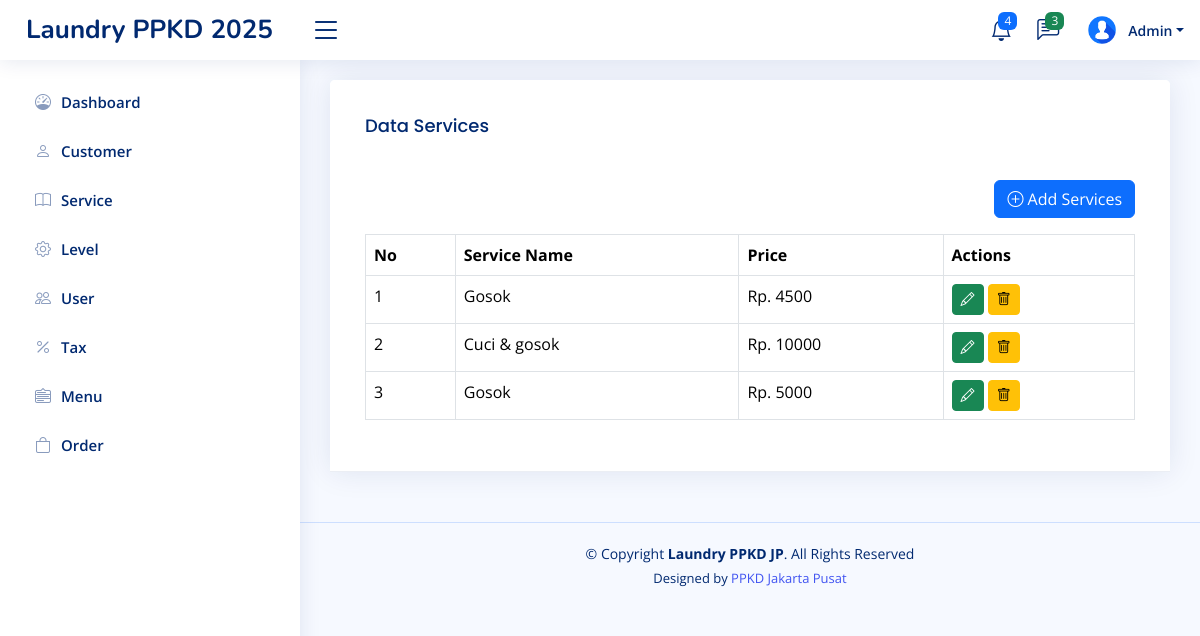
The page /home.php?page=service (signed in) on the database its author committed.
### tables this page shows
CREATE TABLE `level_menus` (
  `id` int(11) NOT NULL,
  `level_id` int(11) NOT NULL,
  `menu_id` int(11) NOT NULL,
  `created_at` timestamp NOT NULL DEFAULT current_timestamp(),
  `updated_at` timestamp NULL DEFAULT NULL ON UPDATE current_timestamp()
);

CREATE TABLE `menus` (
  `id` int(11) NOT NULL,
  `name` varchar(30) NOT NULL,
  `icon` varchar(30) NOT NULL,
  `link` varchar(30) NOT NULL,
  `order` int(11) NOT NULL,
  `created_at` timestamp NOT NULL DEFAULT current_timestamp(),
  `updated_at` timestamp NULL DEFAULT NULL ON UPDATE current_timestamp()
);

CREATE TABLE `services` (
  `id` int(11) NOT NULL,
  `name` varchar(50) NOT NULL,
  `price` int(11) NOT NULL,
  `description` text NOT NULL,
  `created_at` timestamp NOT NULL DEFAULT current_timestamp(),
  `updated_at` timestamp NULL DEFAULT NULL ON UPDATE current_timestamp()
);

### pages/service.php (the view, shortened to what this page needs)
<?php
$q_services = mysqli_query($config, "SELECT  * FROM services ORDER BY id DESC");
$services = mysqli_fetch_all($q_services, MYSQLI_ASSOC);
?>
<!DOCTYPE html>
<html lang="en">
<head>
</head>
<body>
    <div class="row">
        <div class="col-sm-12">
            <div class="card">
                <div class="card-header">
                    <div class="card-body">
                        <h3 class="card-title">Data Services</h3>
                    </div>
                    <div class="card-body">
                        <div class="d-flex mb-3 justify-content-end">
                            <a href="?page=tambah-service" class="btn btn-primary">
                                <i class="bi bi-plus-circle"></i> Add Services
                            </a>
                        </div>
                        <table class="table table-bordered">
                            <tr>
                                <th>No</th>
                                <th>Service Name</th>
                                <th>Price</th>
                                <th>Actions</th>
                            </tr>
                            <?php
                            foreach ($services as $key => $service) {
                            ?>
                                <tr>
                                    <td><?php echo $key + 1 ?></td>
                                    <td><?php echo $service['name'] ?></td>
                                    <td>Rp. <?php echo $service['price'] ?></td>
                                    <td>
                                        <a class="btn btn-success btn-sm"
                                            href="?page=tambah-service&edit=<?= $service['id'] ?>">
                                            <i class="bi bi-pencil"></i>
                                        </a>
                                        <form class="d-inline" action="?page=service&delete=<?= $service['id'] ?>"
                                            method="post" onclick="return confirm('Are you sure you want to delete?')">
                                            <button type="submit" class="btn btn-warning btn-sm">
                                                <i class="bi bi-trash"></i>
                                            </button>
                                        </form>
                                    </td>
                                </tr>
                            <?php
                            }
                            ?>
                        </table>
                    </div>
                </div>
            </div>
        </div>
    </div>
</body>
</html>

### inc/sidebar.php
<?php
$level_id = $_SESSION['LEVEL_ID'] ?? '';
$querylevelMenu = mysqli_query($config, "SELECT * FROM menus JOIN level_menus ON menus.id = level_menus.menu_id WHERE level_id = '$level_id' ORDER BY `order` ASC");
$rowLevelMenus = mysqli_fetch_all($querylevelMenu, MYSQLI_ASSOC);
?>
<aside id="sidebar" class="sidebar">
    <ul class="sidebar-nav" id="sidebar-nav">
        <?php foreach ($rowLevelMenus as $rowLevelMenu): ?>
            <li class="nav-item">
                <a class="nav-link collapsed" href="?page=<?= $rowLevelMenu['link'] ?>">
                    <i class="<?= $rowLevelMenu['icon'] ?>"></i>
                    <span><?= $rowLevelMenu['name'] ?></span>
                </a>
            </li>
        <?php endforeach ?>
</aside>

### assets/css/style.css (style rules this page uses)
:root { scroll-behavior: smooth; }
body { font-family: "Open Sans", sans-serif; background: #f6f9ff; color: #444444; }
a { color: #4154f1; text-decoration: none; }
h1, h2, h3, h4, h5, h6 { font-family: "Nunito", sans-serif; }
.card { margin-bottom: 30px; border: none; border-radius: 5px; box-shadow: 0px 0 30px rgba(1, 41, 112, 0.1); }
.card-header, .card-footer { border-color: #ebeef4; background-color: #fff; color: #798eb3; padding: 15px; }
.card-title { padding: 20px 0 15px 0; font-size: 18px; font-weight: 500; color: #012970; font-family: "Poppins", sans-serif; }
.card-body { padding: 0 20px 20px 20px; }
.sidebar { position: fixed; top: 60px; left: 0; bottom: 0; width: 300px; z-index: 996; transition: all 0.3s; padding: 20px; overflow-y: auto; scrollbar-width: thin; scrollbar-color: #aab7cf transparent; box-shadow: 0px 0px 20px rgba(1, 41, 112, 0.1); background-color: #fff; }
.sidebar-nav { padding: 0; margin: 0; list-style: none; }
.sidebar-nav li { padding: 0; margin: 0; list-style: none; }
.sidebar-nav .nav-item { margin-bottom: 5px; }
.sidebar-nav .nav-link { display: flex; align-items: center; font-size: 15px; font-weight: 600; color: #4154f1; transition: 0.3; background: #f6f9ff; padding: 10px 15px; border-radius: 4px; }
.sidebar-nav .nav-link i { font-size: 16px; margin-right: 10px; color: #4154f1; }
.sidebar-nav .nav-link.collapsed { color: #012970; background: #fff; }
.sidebar-nav .nav-link.collapsed i { color: #899bbd; }

### rows shown on the page
level_menus: menu.name "Dashboard"
level_menus: menu.name "Customer"
level_menus: menu.name "Service"
level_menus: menu.name "Level"
level_menus: menu.name "User"
level_menus: menu.name "Tax"
level_menus: menu.name "Menu"
level_menus: menu.name "Order"
services: name "Gosok", price "4500"
services: name "Cuci & gosok", price "10000"
services: name "Gosok", price "5000"

### other values the page prints
$_SESSION['NAME'] "Admin"
